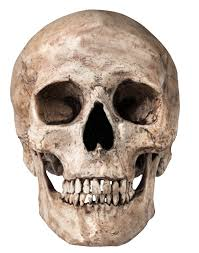
#> input picture exercise/data/skull.jpg, 199 x 253 px, found by its file name
$ jupyter execute --allow-errors lab2.ipynb   (shell and % lines are left out)
#> lines starting #> are read from the running program, lines starting #| are printed output that depends on the picture
[cell 1]
import cv2
import numpy as np
from matplotlib import pyplot as plt
from mpl_toolkits.mplot3d import axes3d

img = cv2.imread('..\exercise\data\skull.jpg')
#> img is the input picture: shape (253, 199, 3); mean B, G, R 171.7, 181.8, 195.1
gray = cv2.cvtColor(img, cv2.COLOR_BGR2GRAY)
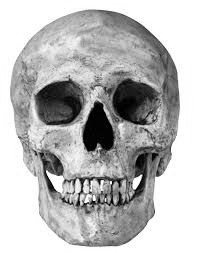
#> gray: shape (253, 199); min 0, max 255, mean 184.6
